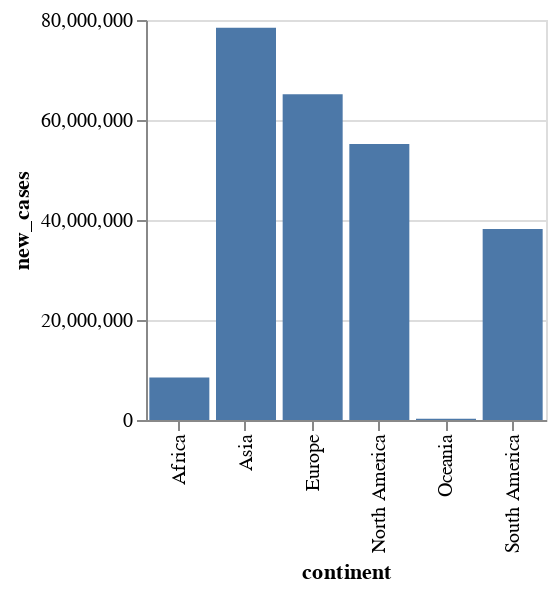

Here is the notebook cell this chart was saved with:
### Code cell
alt.Chart(data).mark_bar().encode(
x= 'continent',
y='new_cases',
tooltip =['new_cases_per_million','new_deaths']).properties(
    width = 200,
    height= 200
    
)

### Figure 1 — Vega-Lite specification as saved in the notebook (floating-point values rounded to 4 significant figures)
{"config": {"view": {"continuousWidth": 400, "continuousHeight": 300}}, "data": {"name": "data-e6c22b810feed144cd542d683bc8ddda"}, "mark": "bar", "encoding": {"tooltip": [{"type": "quantitative", "field": "new_cases_per_million"}, {"type": "quantitative", "field": "new_deaths"}], "x": {"type": "nominal", "field": "continent"}, "y": {"type": "quantitative", "field": "new_cases"}}, "height": 200, "width": 200, "$schema": "https://vega.github.io/schema/vega-lite/v4.8.1.json", "datasets": {"data-e6c22b810feed144cd542d683bc8ddda": [{"continent": "Africa", "total_cases": 1966000000.0, "new_cases": 8496000.0, "new_cases_smoothed": 8483000.0, "total_deaths": 50210000.0, "new_deaths": 218100.0, "new_deaths_smoothed": 217600.0, "total_cases_per_million": 162100000.0, "new_cases_per_million": 840300.0, "new_cases_smoothed_per_million": 838200.0, "total_deaths_per_million": 2684000.0, "new_deaths_per_million": 13700.0, "new_deaths_smoothed_per_million": 13680.0, "reproduction_rate": 27310.0, "icu_patients": 12480.0, "icu_patients_per_million": 279.8, "hosp_patients": 0.0, "hosp_patients_per_million": 0.0, "weekly_icu_admissions": 0.0, "weekly_icu_admissions_per_million": 0.0, "weekly_hosp_admissions": 0.0, "weekly_hosp_admissions_per_million": 0.0, "new_tests": 47170000.0, "total_tests": 11380000000.0, "total_tests_per_thousand": 428500.0, "new_tests_per_thousand": 2215.0, "new_tests_smoothed": 55680000.0, "new_tests_smoothed_per_thousand": 2957.0, "positive_rate": 973.5, "tests_per_case": 490900.0, "total_vaccinations": 7377000000.0, "people_vaccinated": 4705000000.0, "people_fully_vaccinated": 2690000000.0, "total_boosters": 66930.0, "new_vaccinations": 63450000.0, "new_vaccinations_smoothed": 185800000.0, "total_vaccinations_per_hundred": 38010.0, "people_vaccinated_per_hundred": 23910.0, "people_fully_vaccinated_per_hundred": 14230.0, "total_boosters_per_hundred": 0.56, "new_vaccinations_smoothed_per_million": 13750000.0, "stringency_index": 1534000.0, "population": 826900000000.0, "population_density": 3235000.0, "median_age": 677100.0, "aged_65_older": 118000.0, "aged_70_older": 70180.0, "gdp_per_capita": 172700000.0, "extreme_poverty": 824500.0, "cardiovasc_death_rate": 9215000.0, "diabetes_prevalence": 180900.0, "female_smokers": 55180.0, "male_smokers": 587100.0, "handwashing_facilities": 663300.0, "hospital_beds_per_thousand": 35870.0, "life_expectancy": 2065000.0, "human_development_index": 17680.0, "excess_mortality_cumulative_absolute": 8576000.0, "excess_mortality_cumulative": 950.5, "excess_mortality": 2569.0, "excess_mortality_cumulative_per_million": 110800.0}, {"continent": "Asia", "total_cases": 16700000000.0, "new_cases": 78450000.0, "new_cases_smoothed": 78150000.0, "total_deaths": 252200000.0, "new_deaths": 1175000.0, "new_deaths_smoothed": 1169000.0, "total_cases_per_million": 466900000.0, "new_cases_per_million": 2172000.0, "new_cases_smoothed_per_million": 2156000.0, "total_deaths_per_million": 4765000.0, "new_deaths_per_million": 22930.0, "new_deaths_smoothed_per_million": 22760.0, "reproduction_rate": 26280.0, "icu_patients": 70850.0, "icu_patients_per_million": 8061.0, "hosp_patients": 466500.0, "hosp_patients_per_million": 53080.0, "weekly_icu_admissions": 27570.0, "weekly_icu_admissions_per_million": 3137.0, "weekly_hosp_admissions": 56700.0, "weekly_hosp_admissions_per_million": 6450.0, "new_tests": 1087000000.0, "total_tests": 224700000000.0, "total_tests_per_thousand": 6577000.0, "new_tests_per_thousand": 31030.0, "new_tests_smoothed": 1210000000.0, "new_tests_smoothed_per_thousand": 41360.0, "positive_rate": 1245.0, "tests_per_case": 4505000.0, "total_vaccinations": 476600000000.0, "people_vaccinated": 133600000000.0, "people_fully_vaccinated": 65540000000.0, "total_boosters": 1354000000.0, "new_vaccinations": 4203000000.0, "new_vaccinations_smoothed": 4688000000.0, "total_vaccinations_per_hundred": 393400.0, "people_vaccinated_per_hundred": 200400.0, "people_fully_vaccinated_per_hundred": 135300.0, "total_boosters_per_hundred": 4609.0, "new_vaccinations_smoothed_per_million": 47310000.0, "stringency_index": 1667000.0, "population": 2950000000000.0, "population_density": 22230000.0, "median_age": 902900.0, "aged_65_older": 188400.0, "aged_70_older": 121500.0, "gdp_per_capita": 672700000.0, "extreme_poverty": 97310.0, "cardiovasc_death_rate": 8245000.0, "diabetes_prevalence": 260600.0, "female_smokers": 112400.0, "male_smokers": 930300.0, "handwashing_facilities": 1104000.0, "hospital_beds_per_thousand": 78490.0, "life_expectancy": 2199000.0, "human_development_index": 21140.0, "excess_mortality_cumulative_absolute": 9577000.0, "excess_mortality_cumulative": 4204.0, "excess_mortality": 8570.0, "excess_mortality_cumulative_per_million": 253400.0}, {"continent": "Europe", "total_cases": 15580000000.0, "new_cases": 65140000.0, "new_cases_smoothed": 64420000.0, "total_deaths": 370600000.0, "new_deaths": 1305000.0, "new_deaths_smoothed": 1295000.0, "total_cases_per_million": 1133000000.0, "new_cases_per_million": 4674000.0, "new_cases_smoothed_per_million": 4617000.0, "total_deaths_per_million": 21650000.0, "new_deaths_per_million": 77540.0, "new_deaths_smoothed_per_million": 76930.0, "reproduction_rate": 28050.0, "icu_patients": 6501000.0, "icu_patients_per_million": 293200.0, "hosp_patients": 43260000.0, "hosp_patients_per_million": 2514000.0, "weekly_icu_admissions": 239800.0, "weekly_icu_admissions_per_million": 17020.0, "weekly_hosp_admissions": 3026000.0, "weekly_hosp_admissions_per_million": 156200.0, "new_tests": 1125000000.0, "total_tests": 193000000000.0, "total_tests_per_thousand": 17230000.0, "new_tests_per_thousand": 91990.0, "new_tests_smoothed": 1359000000.0, "new_tests_smoothed_per_thousand": 99050.0, "positive_rate": 1439.0, "tests_per_case": 1755000.0, "total_vaccinations": 107000000000.0, "people_vaccinated": 61920000000.0, "people_fully_vaccinated": 45710000000.0, "total_boosters": 379400000.0, "new_vaccinations": 761000000.0, "new_vaccinations_smoothed": 848300000.0, "total_vaccinations_per_hundred": 625600.0, "people_vaccinated_per_hundred": 351500.0, "people_fully_vaccinated_per_hundred": 261600.0, "total_boosters_per_hundred": 2061.0, "new_vaccinations_smoothed_per_million": 59420000.0, "stringency_index": 1428000.0, "population": 473400000000.0, "population_density": 17230000.0, "median_age": 1041000.0, "aged_65_older": 439100.0, "aged_70_older": 284600.0, "gdp_per_capita": 868500000.0, "extreme_poverty": 16670.0, "cardiovasc_death_rate": 5802000.0, "diabetes_prevalence": 177800.0, "female_smokers": 578500.0, "male_smokers": 878000.0, "handwashing_facilities": 171000.0, "hospital_beds_per_thousand": 137000.0, "life_expectancy": 2283000.0, "human_development_index": 22850.0, "excess_mortality_cumulative_absolute": 44100000.0, "excess_mortality_cumulative": 14980.0, "excess_mortality": 32280.0, "excess_mortality_cumulative_per_million": 2112000.0}, {"continent": "North America", "total_cases": 14030000000.0, "new_cases": 55220000.0, "new_cases_smoothed": 54970000.0, "total_deaths": 328100000.0, "new_deaths": 1121000.0, "new_deaths_smoothed": 1115000.0, "total_cases_per_million": 217500000.0, "new_cases_per_million": 1216000.0, "new_cases_smoothed_per_million": 1205000.0, "total_deaths_per_million": 4423000.0, "new_deaths_per_million": 22750.0, "new_deaths_smoothed_per_million": 22530.0, "reproduction_rate": 11170.0, "icu_patients": 6693000.0, "icu_patients_per_million": 26760.0, "hosp_patients": 25880000.0, "hosp_patients_per_million": 102700.0, "weekly_icu_admissions": 0.0, "weekly_icu_admissions_per_million": 0.0, "weekly_hosp_admissions": 3268000.0, "weekly_hosp_admissions_per_million": 9816.0, "new_tests": 689700000.0, "total_tests": 174400000000.0, "total_tests_per_thousand": 1345000.0, "new_tests_per_thousand": 5851.0, "new_tests_smoothed": 688800000.0, "new_tests_smoothed_per_thousand": 6805.0, "positive_rate": 904.6, "tests_per_case": 162400.0, "total_vaccinations": 96840000000.0, "people_vaccinated": 56050000000.0, "people_fully_vaccinated": 41870000000.0, "total_boosters": 439900000.0, "new_vaccinations": 617700000.0, "new_vaccinations_smoothed": 673100000.0, "total_vaccinations_per_hundred": 213600.0, "people_vaccinated_per_hundred": 121500.0, "people_fully_vaccinated_per_hundred": 84420.0, "total_boosters_per_hundred": 900.9, "new_vaccinations_smoothed_per_million": 32250000.0, "stringency_index": 694100.0, "population": 382300000000.0, "population_density": 3466000.0, "median_age": 420900.0, "aged_65_older": 119100.0, "aged_70_older": 75270.0, "gdp_per_capita": 274500000.0, "extreme_poverty": 37910.0, "cardiovasc_death_rate": 2745000.0, "diabetes_prevalence": 164400.0, "female_smokers": 55960.0, "male_smokers": 163500.0, "handwashing_facilities": 609500.0, "hospital_beds_per_thousand": 32060.0, "life_expectancy": 1248000.0, "human_development_index": 10520.0, "excess_mortality_cumulative_absolute": 55940000.0, "excess_mortality_cumulative": 4677.0, "excess_mortality": 8566.0, "excess_mortality_cumulative_per_million": 343900.0}, {"continent": "Oceania", "total_cases": 29430000.0, "new_cases": 258300.0, "new_cases_smoothed": 252300.0, "total_deaths": 542900.0, "new_deaths": 2805.0, "new_deaths_smoothed": 2738.0, "total_cases_per_million": 6882000.0, "new_cases_per_million": 69470.0, "new_cases_smoothed_per_million": 68940.0, "total_deaths_per_million": 82840.0, "new_deaths_per_million": 863.0, "new_deaths_smoothed_per_million": 858.1, "reproduction_rate": 1765.0, "icu_patients": 0.0, "icu_patients_per_million": 0.0, "hosp_patients": 0.0, "hosp_patients_per_million": 0.0, "weekly_icu_admissions": 0.0, "weekly_icu_admissions_per_million": 0.0, "weekly_hosp_admissions": 0.0, "weekly_hosp_admissions_per_million": 0.0, "new_tests": 24570000.0, "total_tests": 5843000000.0, "total_tests_per_thousand": 364800.0, "new_tests_per_thousand": 1771.0, "new_tests_smoothed": 46340000.0, "new_tests_smoothed_per_thousand": 2771.0, "positive_rate": 24.77, "tests_per_case": 2740000.0, "total_vaccinations": 3273000000.0, "people_vaccinated": 1987000000.0, "people_fully_vaccinated": 1175000000.0, "total_boosters": 0.0, "new_vaccinations": 41240000.0, "new_vaccinations_smoothed": 44450000.0, "total_vaccinations_per_hundred": 33090.0, "people_vaccinated_per_hundred": 20520.0, "people_fully_vaccinated_per_hundred": 12150.0, "total_boosters_per_hundred": 0.0, "new_vaccinations_smoothed_per_million": 17190000.0, "stringency_index": 164200.0, "population": 26240000000.0, "population_density": 494000.0, "median_age": 135200.0, "aged_65_older": 38250.0, "aged_70_older": 23530.0, "gdp_per_capita": 69740000.0, "extreme_poverty": 20660.0, "cardiovasc_death_rate": 1684000.0, "diabetes_prevalence": 85580.0, "female_smokers": 59600.0, "male_smokers": 122800.0, "handwashing_facilities": 53090.0, "hospital_beds_per_thousand": 8944.0, "life_expectancy": 443200.0, "human_development_index": 3396.0, "excess_mortality_cumulative_absolute": -254900.0, "excess_mortality_cumulative": -457.7, "excess_mortality": -330.9, "excess_mortality_cumulative_per_million": -31970.0}, {"continent": "South America", "total_cases": 9939000000.0, "new_cases": 38210000.0, "new_cases_smoothed": 38150000.0, "total_deaths": 315400000.0, "new_deaths": 1157000.0, "new_deaths_smoothed": 1156000.0, "total_cases_per_million": 201600000.0, "new_cases_per_million": 859700.0, "new_cases_smoothed_per_million": 857500.0, "total_deaths_per_million": 6720000.0, "new_deaths_per_million": 25730.0, "new_deaths_smoothed_per_million": 25670.0, "reproduction_rate": 7345.0, "icu_patients": 0.0, "icu_patients_per_million": 0.0, "hosp_patients": 0.0, "hosp_patients_per_million": 0.0, "weekly_icu_admissions": 0.0, "weekly_icu_admissions_per_million": 0.0, "weekly_hosp_admissions": 0.0, "weekly_hosp_admissions_per_million": 0.0, "new_tests": 88390000.0, "total_tests": 19220000000.0, "total_tests_per_thousand": 792000.0, "new_tests_per_thousand": 3660.0, "new_tests_smoothed": 93890000.0, "new_tests_smoothed_per_thousand": 4082.0, "positive_rate": 756.8, "tests_per_case": 97540.0, "total_vaccinations": 42500000000.0, "people_vaccinated": 27500000000.0, "people_fully_vaccinated": 15160000000.0, "total_boosters": 286500000.0, "new_vaccinations": 390400000.0, "new_vaccinations_smoothed": 500500000.0, "total_vaccinations_per_hundred": 118900.0, "people_vaccinated_per_hundred": 71090.0, "people_fully_vaccinated_per_hundred": 45950.0, "total_boosters_per_hundred": 2826.0, "new_vaccinations_smoothed_per_million": 14270000.0, "stringency_index": 496900.0, "population": 269200000000.0, "population_density": 179800.0, "median_age": 222800.0, "aged_65_older": 61150.0, "aged_70_older": 38330.0, "gdp_per_capita": 102300000.0, "extreme_poverty": 15880.0, "cardiovasc_death_rate": 1371000.0, "diabetes_prevalence": 57250.0, "female_smokers": 61150.0, "male_smokers": 121200.0, "handwashing_facilities": 238300.0, "hospital_beds_per_thousand": 15410.0, "life_expectancy": 559200.0, "human_development_index": 5632.0, "excess_mortality_cumulative_absolute": 22800000.0, "excess_mortality_cumulative": 14410.0, "excess_mortality": 20120.0, "excess_mortality_cumulative_per_million": 673300.0}]}}
